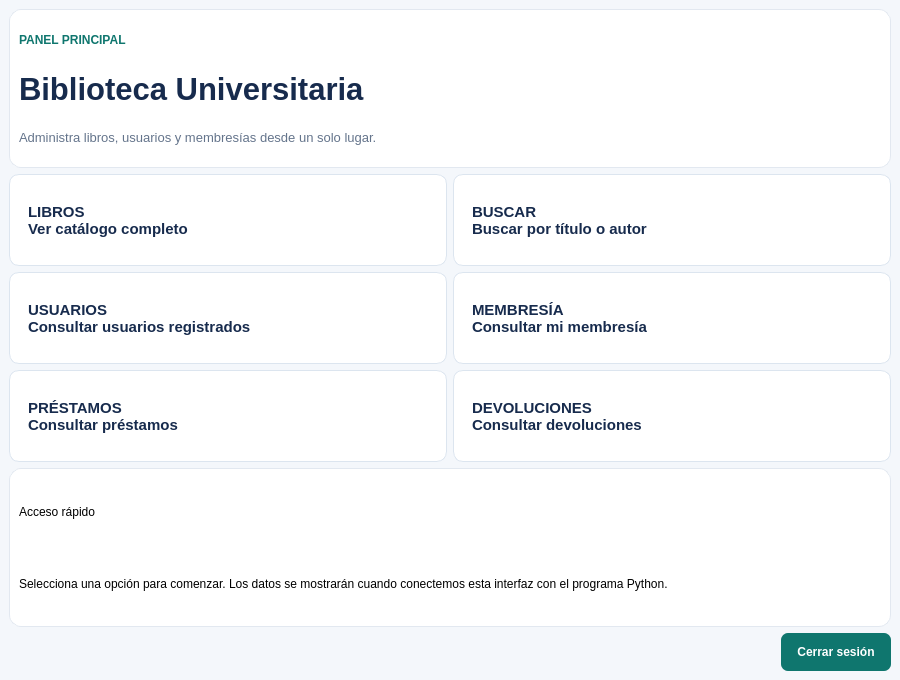
<?xml version="1.0" encoding="UTF-8"?>
<ui version="4.0"><class>VentanaPrincipal</class><widget class="QMainWindow" name="VentanaPrincipal"><property name="geometry"><rect><x>0</x><y>0</y><width>900</width><height>680</height></rect></property><property name="windowTitle"><string>Biblioteca Universitaria | Inicio</string></property><widget class="QWidget" name="centralwidget"><property name="styleSheet"><string notr="true">QMainWindow, QWidget#centralwidget { background-color: #F4F7FB; color: #243247; font-family: "Segoe UI"; font-size: 10pt; }
QLabel#eyebrowLabel { color: #0F766E; font-size: 9pt; font-weight: bold; }
QLabel#tituloLabel { color: #172B4D; font-size: 23pt; font-weight: bold; }
QLabel#subtituloLabel, QLabel#bienvenidaLabel, QLabel#ayudaLabel { color: #64748B; font-size: 10pt; }
QFrame#topFrame, QFrame#cardFrame, QFrame#infoFrame { background-color: white; border: 1px solid #E2E8F0; border-radius: 12px; }
QPushButton { background-color: #0F766E; color: white; border: none; border-radius: 7px; padding: 10px 16px; font-weight: bold; min-height: 18px; }
QPushButton:hover { background-color: #115E59; }
QPushButton#volverButton, QPushButton#limpiarButton, QPushButton#salirButton, QPushButton#cancelarButton { background-color: #E2E8F0; color: #334155; }
QPushButton#volverButton:hover, QPushButton#limpiarButton:hover, QPushButton#salirButton:hover, QPushButton#cancelarButton:hover { background-color: #CBD5E1; }
QPushButton#catalogoButton, QPushButton#usuariosButton, QPushButton#membresiaButton, QPushButton#buscarMenuButton, QPushButton#prestamosButton, QPushButton#devolucionesButton { background-color: white; color: #172B4D; border: 1px solid #DCE5EF; border-radius: 10px; padding: 18px; text-align: left; min-height: 54px; font-size: 11pt; }
QPushButton#catalogoButton:hover, QPushButton#usuariosButton:hover, QPushButton#membresiaButton:hover, QPushButton#buscarMenuButton:hover, QPushButton#prestamosButton:hover, QPushButton#devolucionesButton:hover { background-color: #ECFDF5; border: 1px solid #0F766E; }
QLineEdit, QComboBox { background-color: white; border: 1px solid #CBD5E1; border-radius: 6px; padding: 9px; min-height: 20px; }
QLineEdit:focus, QComboBox:focus { border: 1px solid #0F766E; }
QTableWidget { background-color: white; alternate-background-color: #F8FAFC; border: 1px solid #E2E8F0; border-radius: 8px; gridline-color: #E2E8F0; selection-background-color: #CCFBF1; selection-color: #134E4A; }
QHeaderView::section { background-color: #EAF1F7; color: #334155; padding: 9px; border: none; border-bottom: 1px solid #D7E1EC; font-weight: bold; }
</string></property><layout class="QVBoxLayout" name="verticalLayout"><item><widget class="QFrame" name="topFrame"><property name="frameShape"><enum>QFrame::StyledPanel</enum></property><layout class="QVBoxLayout" name="topLayout"><item><widget class="QLabel" name="eyebrowLabel"><property name="text"><string>PANEL PRINCIPAL</string></property></widget></item><item><widget class="QLabel" name="tituloLabel"><property name="text"><string>Biblioteca Universitaria</string></property></widget></item><item><widget class="QLabel" name="bienvenidaLabel"><property name="text"><string>Administra libros, usuarios y membresías desde un solo lugar.</string></property></widget></item></layout></widget></item><item><layout class="QGridLayout" name="gridLayout"><item row="0" column="0"><widget class="QPushButton" name="catalogoButton"><property name="text"><string>LIBROS
Ver catálogo completo</string></property></widget></item><item row="0" column="1"><widget class="QPushButton" name="buscarMenuButton"><property name="text"><string>BUSCAR
Buscar por título o autor</string></property></widget></item><item row="1" column="0"><widget class="QPushButton" name="usuariosButton"><property name="text"><string>USUARIOS
Consultar usuarios registrados</string></property></widget></item><item row="1" column="1"><widget class="QPushButton" name="membresiaButton"><property name="text"><string>MEMBRESÍA
Consultar mi membresía</string></property></widget></item><item row="2" column="0"><widget class="QPushButton" name="prestamosButton"><property name="text"><string>PRÉSTAMOS
Consultar préstamos</string></property></widget></item><item row="2" column="1"><widget class="QPushButton" name="devolucionesButton"><property name="text"><string>DEVOLUCIONES
Consultar devoluciones</string></property></widget></item></layout></item><item><widget class="QFrame" name="infoFrame"><property name="frameShape"><enum>QFrame::StyledPanel</enum></property><layout class="QVBoxLayout" name="infoLayout"><item><widget class="QLabel" name="resumenTituloLabel"><property name="text"><string>Acceso rápido</string></property></widget></item><item><widget class="QLabel" name="resumenLabel"><property name="text"><string>Selecciona una opción para comenzar. Los datos se mostrarán cuando conectemos esta interfaz con el programa Python.</string></property></widget></item></layout></widget></item><item><layout class="QHBoxLayout" name="bottomLayout"><item><spacer name="bottomSpacer"><property name="orientation"><enum>Qt::Horizontal</enum></property><property name="sizeHint" stdset="0"><size><width>40</width><height>20</height></size></property></spacer></item><item><widget class="QPushButton" name="cerrarSesionButton"><property name="text"><string>Cerrar sesión</string></property></widget></item></layout></item></layout></widget></widget><resources/><connections/></ui>
